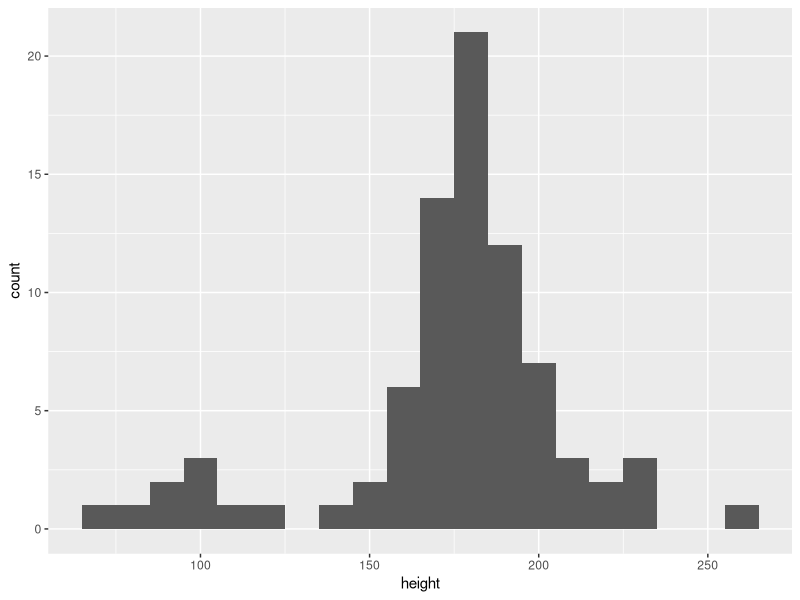
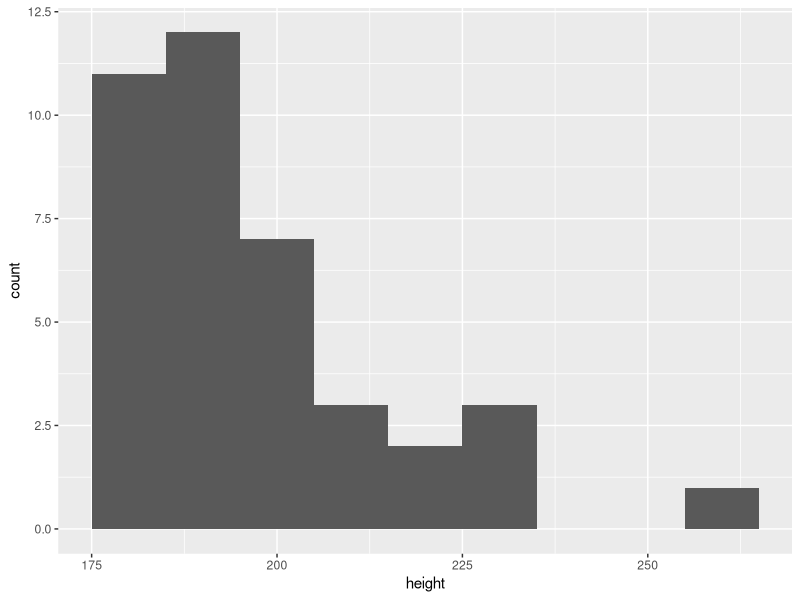
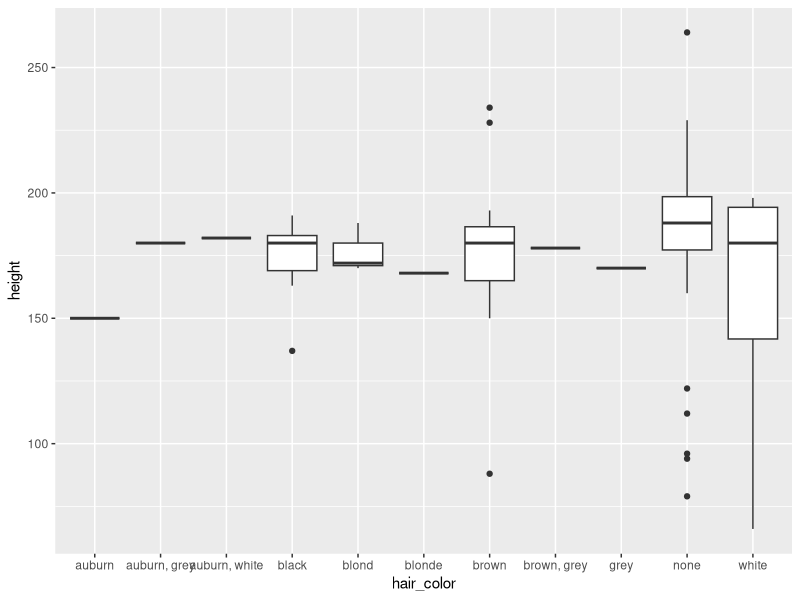
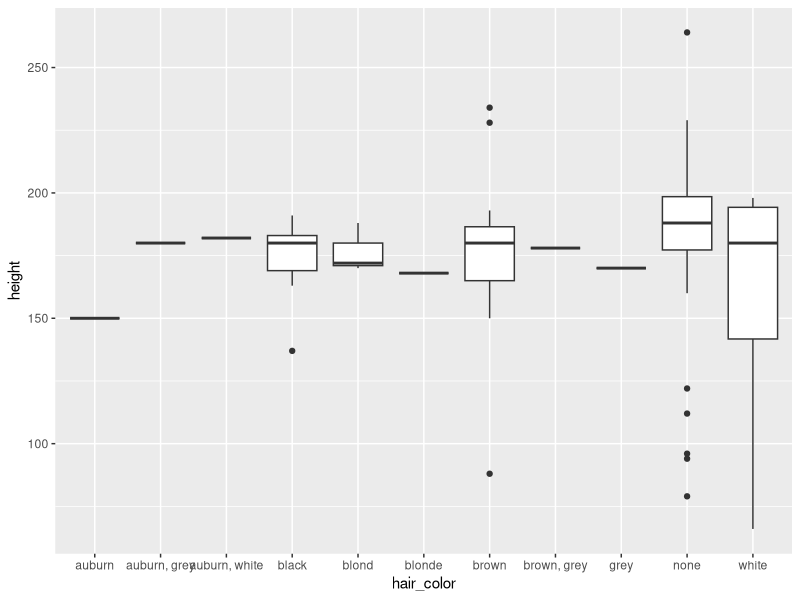
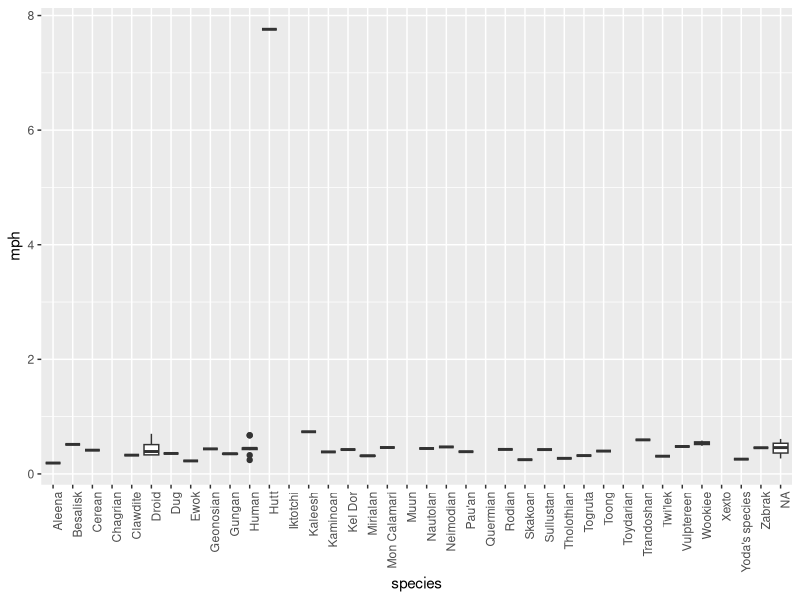

Recreate these plots in R, in order.
## ---- chunk 1
knitr::opts_chunk$set(echo = TRUE, warning = FALSE, results = 'hide')
library(tidyverse)
## ---- chunk 2
str(starwars[,1:10]) # to avoid seeing the lengthy film output every time, you can use this instead of str(starwars)
summary(starwars)
head(starwars)
## ---- chunk 3
starwarsm <- rename(starwars, mass_in_kg = mass)
## ---- chunk 4

ggplot(data = starwars, aes(x = height)) +
  geom_histogram(binwidth = 10)  # makes a histogram with ggplot, which we will learn about in another session

tall <- filter(starwars, height > 180) 
# this creates a new dataframe called tall, which are all values from dataframe starwars where height is above 180

ggplot(data = tall, aes(x = height)) +
  geom_histogram(binwidth = 10)

## ---- chunk 5
height180 <- filter(starwars, height == 180)  
# use == for numbers and = for characters/factors
summary(height180$height)
## ---- chunk 6
summary(factor(starwars$hair_color))
# hair_color contains 5 rows with NA values

hairNA<-filter(starwars, is.na(hair_color))
# In this case we keep those rows where hair_color is NA

summary(factor(hairNA$hair_color))
## ---- chunk 7
str(starwars[,1:10])

sw2 <- select(starwars, -height) 
# this will make a new dataframe, without the variable height

str(sw2[,1:9])

sw3 <- select(starwars, homeworld, species) 
# this will make a new dataframe, with only the variables homeworld and species

str(sw3)

## ---- chunk 8
table4b
## ---- chunk 9
table4bnew <- gather(table4b, "year", "population", 2:3)
table4bnew
## ---- chunk 10
head(state.name)
summary(state.area)
summary(state.region)

## first we need to turn them into dataframes and stick some of them together


state2 <- bind_cols(data_frame(state.name, state.area)) #we stick these two together
state3 <- bind_cols(data_frame(state.name, state.region))

head(state2)
head(state3)

# Now we create some overlap between these two dataframes, to learn how join() works:

state2 <- slice(state2, 1:30) #slice selects the rows 1 to 30 in this case
state3 <- slice(state3, 21:50)

## ---- chunk 11
state4 <- left_join(state2, state3, by = "state.name")
# this will keep all the data in state2, and will add region from state3 to the states that appear in both dataframes. If the state is not in state3, the region will be NA
str(state4)

state5<-inner_join(state2, state3, by = "state.name")
# this will only keep states that appear in both dataframes
str(state5)

## ---- chunk 12
starwars2 <- filter(starwars, !is.na(hair_color))
starwars2 <- select(starwars2, -eye_color)
starwars2 <- arrange(starwars2, -height)

ggplot(starwars2, aes(x = hair_color, y = height)) +
  geom_boxplot()
## ---- chunk 13
starwars2 <- starwars %>%
  filter(!is.na(hair_color)) %>% 
  select(-eye_color) %>% 
  arrange(-height)
# rather than having to write starwars2 at the start of each bracket, we don't need to write it apart from the first part of the code
# to save what we are doing, we need to start with dfnew <- df %>%, followed by whatever we are doing with the dataframe

ggplot(starwars2, aes(x = hair_color, y = height)) +
  geom_boxplot()
## ---- chunk 14
starwars3 <- filter(starwars, eye_color == "brown")
starwars3 <- select(starwars3, -birth_year)
starwars3 <- sample_n(starwars3, 100, replace = TRUE)
## ---- chunk 15
starwars <- mutate(starwars, mph = mass / height)
# the new variable is called mph

ggplot(starwars, aes(x = species, y = mph)) +
  geom_boxplot() +
  theme(axis.text.x = element_text(angle = 90, hjust = 1))
## ---- chunk 16
str(starwars[,1:10])
starwars<-mutate_if(starwars, is.character, as.factor)
str(starwars[,1:10])
# this will turn all variables that are factors into characters, or vice versa:

## ---- chunk 17
starwars %>%
  group_by(species) %>%
  summarise(meanh = mean(height))
